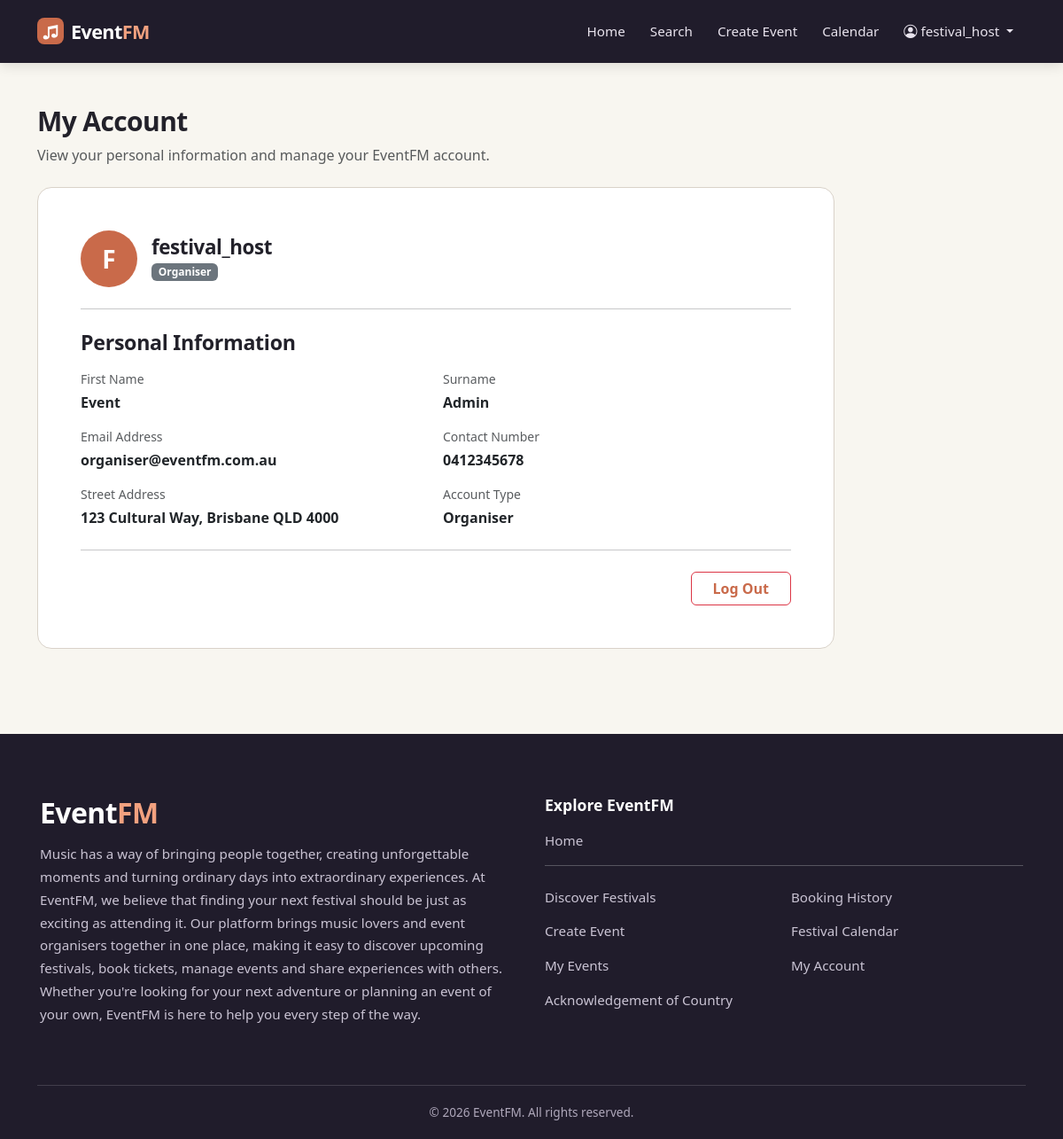
Screenshot of /profile (signed in) with the database file from the repository.
### website/models.py (models this page shows, shortened)
class User(db.Model, UserMixin):
    __tablename__ = 'users'
    id = db.Column(db.Integer, primary_key=True)
    name = db.Column(db.String(100), unique=True, nullable=False)
    first_name = db.Column(db.String(100), nullable=False)
    surname = db.Column(db.String(100), nullable=False)
    emailid = db.Column(db.String(100), unique=True, nullable=False)
    password_hash = db.Column(db.String(200), nullable=False)
    contact_number = db.Column(db.String(20), nullable=False)
    street_address = db.Column(db.String(200), nullable=False)
    user_type = db.Column(db.String(50), nullable=False)
    events = db.relationship('Event', backref='owner', lazy=True)
    comments = db.relationship('Comment', backref='author', lazy=True)
    orders = db.relationship('Order', backref='user', lazy=True)

### website/views.py (the view)
@main_bp.route('/profile')
@login_required
def profile():
    return render_template('profile.html')

### website/templates/profile.html
{% extends "base.html" %}
{% block content %}
<div class="container py-5">
   <div class="mb-4">
        <h1 class="festival-section-title mb-2">My Account</h1>
        <p class="text-muted mb-0">View your personal information and manage your EventFM account.</p>
    </div>
    <div class="card account-card account-card-wide">
        <div class="card-body p-4 p-md-5">
            <div class="d-flex align-items-center gap-3 mb-4">
                <div class="rounded-circle text-white d-flex align-items-center justify-content-center fw-bold fs-3 flex-shrink-0 profile-avatar">
                     {{ current_user.name[:1] | upper }}
                </div>
            <div>
                <h2 class="profile-name">{{ current_user.name }}</h2>
                <span class="badge bg-secondary">{{ current_user.user_type | title }}</span>
            </div>
        </div>
            <hr class="my-4">
            <h3 class="form-section-title mb-3">Personal Information</h3>
            <div class="row g-3 mb-3">
                <div class="col-md-6">
                    <label class="text-muted small d-block mb-1">First Name</label>
                    <p class="fw-semibold mb-0">{{ current_user.first_name }}</p>
                </div>
                <div class="col-md-6">
                    <label class="text-muted small d-block mb-1">Surname</label>
                    <p class="fw-semibold mb-0">{{ current_user.surname }}</p>
                </div>
            </div>
            <div class="row g-3 mb-3">
                <div class="col-md-6">
                    <label class="text-muted small d-block mb-1">Email Address</label>
                    <p class="fw-semibold mb-0 text-break">{{ current_user.emailid }}</p>
                </div>
                <div class="col-md-6">
                    <label class="text-muted small d-block mb-1">Contact Number</label>
                    <p class="fw-semibold mb-0">{{ current_user.contact_number }}</p>
                </div>
            </div>
            <div class="row g-3 mb-3">
                <div class="col-md-6">
                    <label class="text-muted small d-block mb-1">Street Address</label>
                    <p class="fw-semibold mb-0">{{ current_user.street_address }}</p>
                </div>
                <div class="col-md-6">
                    <label class="text-muted small d-block mb-1">Account Type</label>
                    <p class="fw-semibold mb-0">{{ current_user.user_type | title }}</p>
                </div>
            </div>
            <hr class="my-4">
                <div class="d-flex justify-content-end">
                <a href="{{ url_for('auth.logout') }}" class="btn btn-outline-danger px-4">
                    Log Out
                </a>
                </div>
        </div>
    </div>
</div>
{% endblock %}

### website/templates/base.html (shortened to what this page needs)
<html>
<head>
    <link href="https://cdn.jsdelivr.net/npm/bootstrap@5.3.2/dist/css/bootstrap.min.css" rel="stylesheet">
    <link href="https://cdn.jsdelivr.net/npm/bootstrap-icons@1.11.3/font/bootstrap-icons.min.css" rel="stylesheet">
    <link href="{{ url_for('static', filename='styles/style.css') }}" rel="stylesheet">
</head>
<body>
    <header>
        <nav class="navbar navbar-expand-md festival-navbar navbar-dark">
            <div class="container">
                <a class="navbar-brand eventfm-brand" href="{{ url_for('main.index') }}">
                    <span class="eventfm-logo-icon">♫</span>
                    <span>Event<span class="eventfm-brand-accent">FM</span></span>
                </a>
                <div class="collapse navbar-collapse" id="mainNavbar">
                    <div class="navbar-nav ms-auto align-items-md-center">
                        <a class="nav-link" href="{{ url_for('main.index') }}">Home</a>
                        <a class="nav-link" href="{{ url_for('main.search') }}">Search</a>
                        {% if current_user.is_authenticated %}
                        <a class="nav-link" href="{{ url_for('main.create_event') }}">Create Event</a>
                        {% else %}
                        <a class="nav-link" href="{{ url_for('main.booking_history') }}">Booking History</a>
                        {% endif %}
                        <a class="nav-link" href="{{ url_for('main.festival_calendar') }}">Calendar</a>
                        {% if current_user.is_authenticated %}
                            <div class="nav-item dropdown">
                                <a class="nav-link dropdown-toggle nav-user-name" href="#" role="button" data-bs-toggle="dropdown" aria-expanded="false">
                                    <i class="bi bi-person-circle me-1" aria-hidden="true"></i>{{ current_user.name }}
                                </a>
                            </div>
                        {% else %}
                            <a class="btn btn-light btn-sm ms-md-3 me-md-2" href="{{ url_for('auth.register') }}">Sign Up</a>
                            <a class="btn btn-outline-light btn-sm" href="{{ url_for('auth.login') }}">Log In</a>
                        {% endif %}
                    </div>
                </div>
            </div>
        </nav>
    </header>
    <main class="site-main">
    {% block content %}
    {% endblock %}
    </main>
<footer class="site-footer eventfm-footer">
    <div class="container">
        <div class="row gy-4 align-items-start">
            <div class="col-md-6">
                <h3 class="eventfm-footer-brand">
                    Event<span>FM</span>
                </h3>
                <p class="eventfm-footer-description">
                    Music has a way of bringing people together, creating unforgettable
                    moments and turning ordinary days into extraordinary experiences.
                    At EventFM, we believe that finding your next festival should be
                    just as exciting as attending it. Our platform brings music lovers
                    and event organisers together in one place, making it easy to
                    discover upcoming festivals, book tickets, manage events and share
                    experiences with others. Whether you're looking for your next
                    adventure or planning an event of your own, EventFM is here to
                    help you every step of the way.
                </p>
            </div>
            <div class="col-md-6">
                <h5 class="eventfm-footer-heading">
                    Explore EventFM
                </h5>
                <div class="eventfm-footer-links">
                    <div class="text-center mb-3">
                        <a href="{{ url_for('main.index') }}">
                            Home
                        </a>
                    </div>
                    <hr class="border-light opacity-25 mt-0 mb-4">
                    <div class="row g-3 text-start">
                        <div class="col-6 d-flex flex-column align-items-start gap-3">
                            <a href="{{ url_for('main.index') }}">
                                Discover Festivals
                            </a>
                            {% if current_user.is_authenticated %}
                                <a href="{{ url_for('main.create_event') }}">
                                    Create Event
                                </a>
                                <a href="{{ url_for('main.my_events') }}">
                                    My Events
                                </a>
                            {% endif %}
                            <a href="{{ url_for('main.acknowledgement_guide') }}">
                                Acknowledgement of Country
                            </a>
                        </div>
                        <div class="col-6 d-flex flex-column align-items-start gap-3">
                            <a href="{{ url_for('main.booking_history') }}">
                                Booking History
                            </a>
                            <a href="{{ url_for('main.festival_calendar') }}">
                                Festival Calendar
                            </a>
                            {% if current_user.is_authenticated %}
                                <a href="{{ url_for('main.profile') }}">
                                    My Account
                                </a>
                            {% endif %}
                        </div>
                    </div>
                </div>
            </div>
        </div>
        <div class="eventfm-footer-bottom">
            <p>&copy; 2026 EventFM. All rights reserved.</p>
        </div>
    </div>
</footer>
</body>
</html>

### website/static/styles/style.css (style rules this page uses)
html { background-color: #201C2B; }
body { background-color: #F8F6F0; min-height: 100vh; display: flex; flex-direction: column; }
.site-main { flex: 1 0 auto; padding-bottom: 3rem; }
.container { padding-top: 30px; }
.site-footer { width: 100vw; position: relative; left: 50%; margin-left: -50vw; }
.festival-navbar { background-color: #C96A4A; }
.festival-section-title { font-size: clamp(1.5rem, 2.5vw, 2rem); font-weight: 600; letter-spacing: -0.6px; color: #22212A; margin-bottom: 24px; }
header { position: sticky; top: 0; z-index: 1030; }
.festival-navbar { background-color: #201C2B; padding: 18px 0; box-shadow: 0 3px 14px rgba(0, 0, 0, 0.12); }
.festival-navbar .container { align-items: center; padding-top: 0; padding-bottom: 0; }
.festival-navbar .navbar-nav { align-items: center; }
.festival-navbar .eventfm-brand { display: inline-flex; align-items: center; gap: 8px; padding: 0; font-size: 1.35rem; font-weight: 600; line-height: 1; letter-spacing: -0.6px; color: #ffffff; text-decoration: none; }
.eventfm-logo-icon { display: inline-flex; align-items: center; justify-content: center; width: 30px; height: 30px; border-radius: 8px; background-color: #C96A4A; color: #ffffff; font-size: 1.2rem; line-height: 1; }
.eventfm-brand-accent { color: #F2A17F; }
.festival-navbar .nav-link { color: #E8E3ED; font-weight: 500; font-size: 0.95rem; padding: 6px 14px !important; border-radius: 8px; transition: background-color 0.2s ease, color 0.2s ease; }
.eventfm-footer { background-color: #201C2B; color: #ffffff; padding: 55px 0 20px; }
.eventfm-footer .container { padding-top: 0; }
.eventfm-footer .col-md-6 { border: none; padding: 15px; }
.eventfm-footer-brand { font-size: 2rem; font-weight: 600; letter-spacing: -0.6px; margin-bottom: 15px; }
.eventfm-footer-brand span { color: #F2A17F; }
.eventfm-footer-description { color: #C9C3D3; font-size: 0.95rem; font-weight: 500; line-height: 1.7; max-width: 560px; }
.eventfm-footer-heading { font-size: 1.1rem; font-weight: 600; margin-bottom: 18px; }
.eventfm-footer-links { display: block; text-align: left; }
.eventfm-footer-links .text-center { text-align: left !important; }
.eventfm-footer-links .row { text-align: left !important; }
.eventfm-footer-links .col-6 { display: flex; flex-direction: column; align-items: flex-start; text-align: left; gap: 14px; }
.eventfm-footer-links .col-6 a { margin-left: 0; margin-right: 0; text-align: left; }
.eventfm-footer-links a { display: block; width: fit-content; }
.eventfm-footer-links a { color: #C9C3D3; text-decoration: none; font-size: 0.95rem; font-weight: 500; }
.eventfm-footer-bottom { border-top: 1px solid rgba(255, 255, 255, 0.15); margin-top: 35px; padding-top: 20px; text-align: center; }
.eventfm-footer-bottom p { color: #AFA8BB; font-size: 0.85rem; font-weight: 500; margin-bottom: 0; }
.account-card { border: 1px solid #ECE7E1; border-radius: 16px; }
.account-card a { color: #C96A4A; font-weight: 600; }
.card { box-shadow: none !important; border: 1px solid #D9D2C9 !important; }
.form-section-title { margin-bottom: 4px; font-size: 1.45rem; font-weight: 600; letter-spacing: -0.3px; color: #22212A; }
.account-card-wide { max-width: 900px; }
.account-title, .profile-name { font-weight: 600; letter-spacing: -0.4px; color: #22212A; }
.profile-name { margin-bottom: 4px; font-size: 1.4rem; }
.profile-avatar { width: 64px; height: 64px; background-color: #C96A4A; }

### rows the page displays
User: name "festival_host", name "F", user_type "Organiser", first_name "Event", surname "Admin", emailid "organiser@eventfm.com.au", contact_number "0412345678", street_address "123 Cultural Way, Brisbane QLD 4000"
